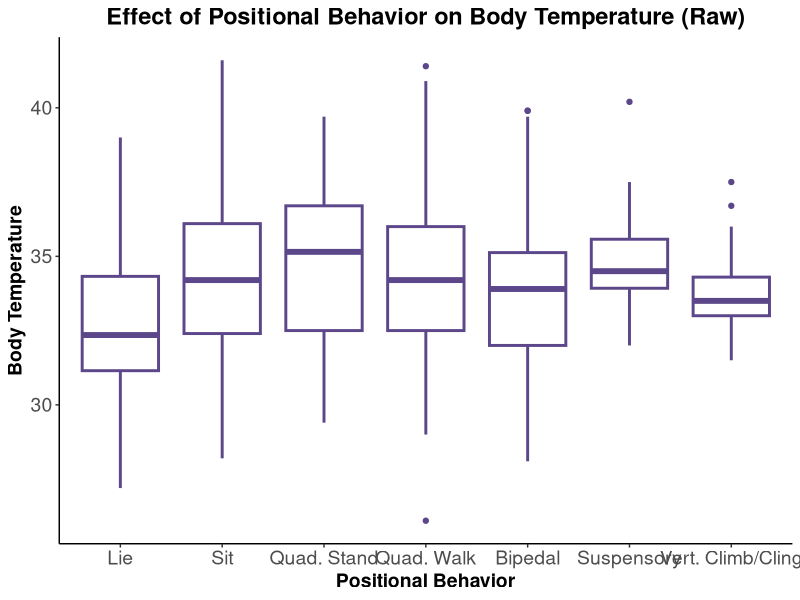
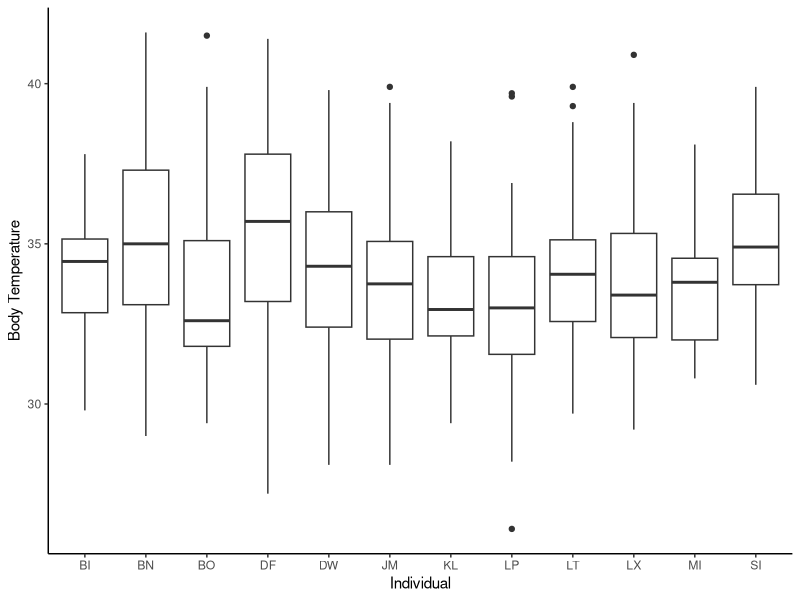
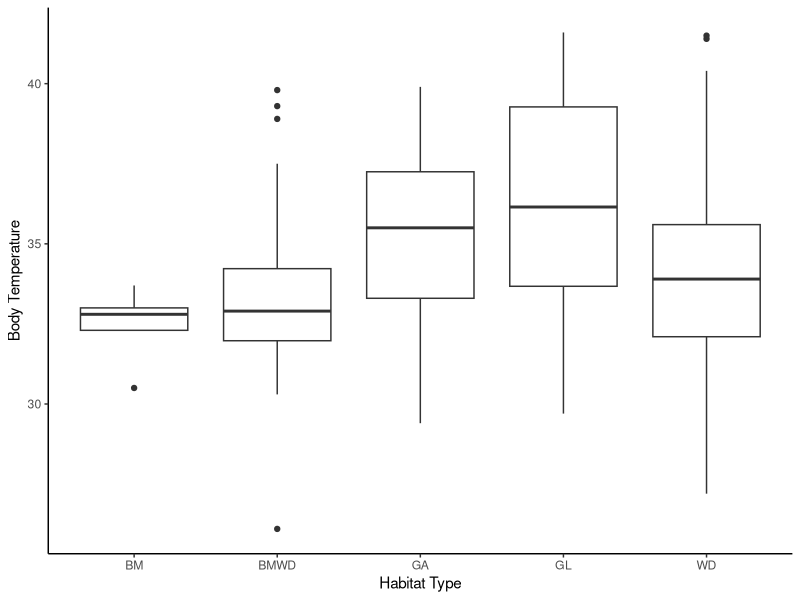
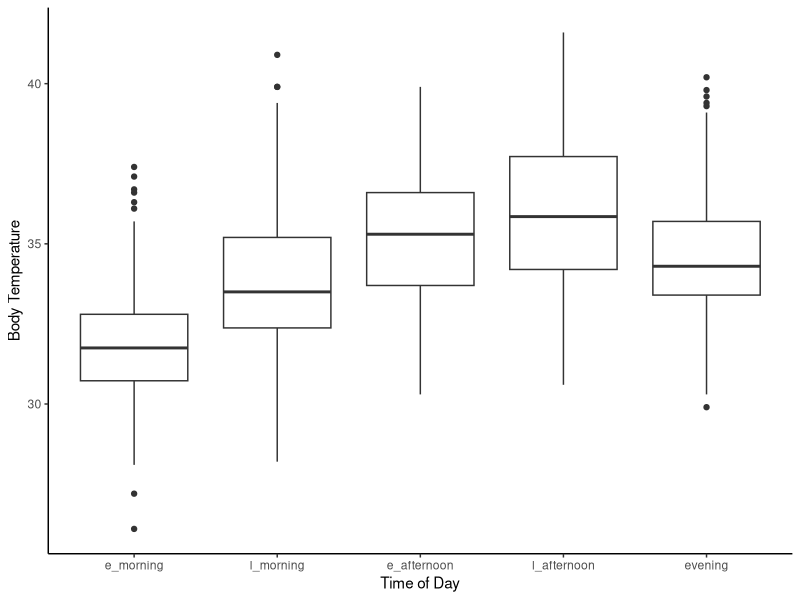
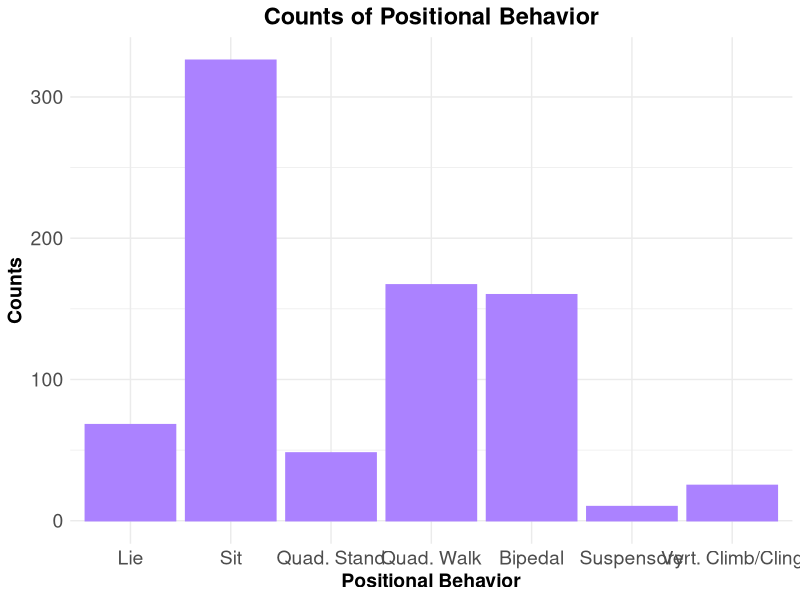
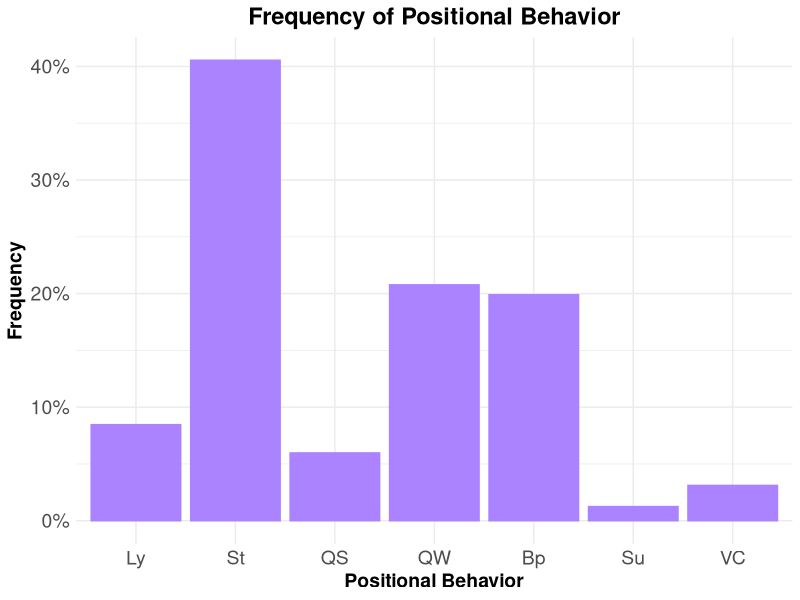
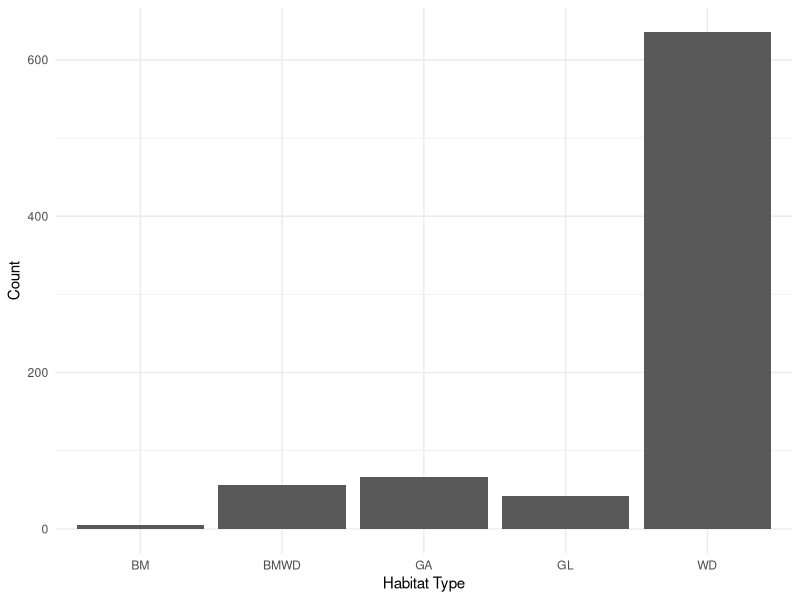
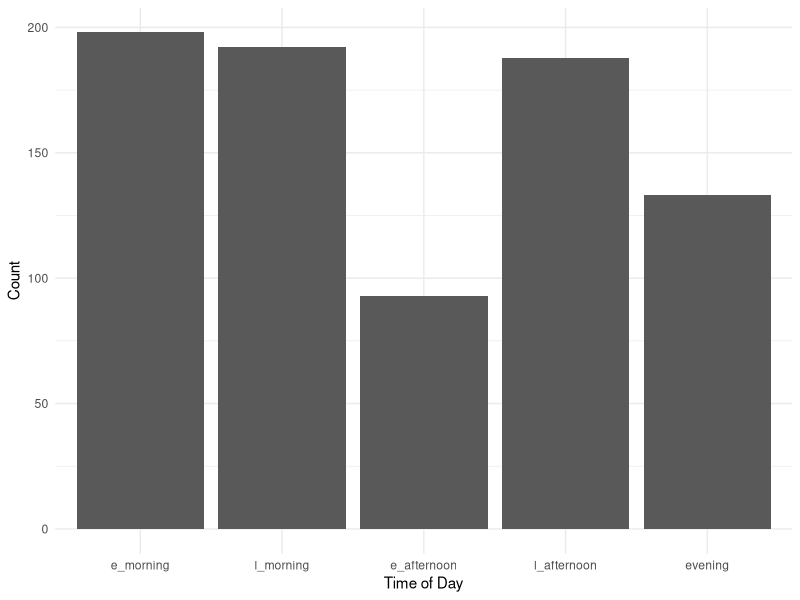

Generate these figures, in order, with R: (Note: this script raises an error after producing the figures.)
# load libraries
library(scales)
library(readr)
library(lubridate)
library(magrittr)
library(ggplot2)
library(car)
library(emmeans)
library(lme4)
library(ggthemes)
library(tidyverse) 
#library(plyr) #HSR note- if you need plyr, need to load it before tidyverse. But dplyr in tidyverse does everything plyr can do and more, so shoudln't need plyr. 

##read in data
prelim_tidy <- read_csv("_data/_tidy/prelim_data_tidycols.csv")
View(prelim_tidy)
nrow(prelim_tidy) #2873 rows

#Omit any missing values:
summary(is.na(prelim_tidy)) #looks like missing lots of therm data

prelim_temp<-na.omit(prelim_tidy)
View(prelim_temp)
nrow(prelim_temp) #810 rows; most rows were removed bc therm data missing. 

prelim_temp$therm_t[prelim_temp$therm_t >= 42] <- NA #remove therm values >42 because likely a temp sensor problem? 6 rows removed.  

prelim_temp<-na.omit(prelim_temp) #remove those rows with NA's
View(prelim_temp)
nrow(prelim_temp) #now 804 rows

#Combine positional behaviors into smaller categories
# suspensory = Cb, Br & QM
#bipedalism = BpS, BpW & Abp
#Sit = St & Sq
#Vertical climb and cling together
prelim_temp$pos_beh[prelim_temp$pos_beh == "Cb"] <- "Su"
prelim_temp$pos_beh[prelim_temp$pos_beh == "Br"] <- "Su"
prelim_temp$pos_beh[prelim_temp$pos_beh == "QM"] <- "Su"
prelim_temp$pos_beh[prelim_temp$pos_beh == "Vci"] <- "VC"
prelim_temp$pos_beh[prelim_temp$pos_beh == "Abp"] <- "Bp"
prelim_temp$pos_beh[prelim_temp$pos_beh == "BpS"] <- "Bp"
prelim_temp$pos_beh[prelim_temp$pos_beh == "BpW"] <- "Bp"
prelim_temp$pos_beh[prelim_temp$pos_beh == "Sq"] <- "St"

############
##re-order levels
prelim_temp$time_od <- factor(prelim_temp$time_od, levels = c("e_morning", "l_morning", "e_afternoon", "l_afternoon", "evening"))
prelim_temp$pos_beh <- factor(prelim_temp$pos_beh, levels = c("QS", "Ly", "St", "QW", "Bp", "Su", "VC"))

## Change to factor and numeric
factor_cols <- c("pos_beh","context", "substrate", "hab_type", "individual")
numeric_cols <- c("sun", "therm_t", "t_lo", "t_hi", "amb_t")

prelim_temp[factor_cols] <- lapply(prelim_temp[factor_cols], as.factor)

prelim_temp[numeric_cols] <- lapply(prelim_temp[numeric_cols], as.numeric)

str(prelim_temp)

##plotting
## Change levels for the plot 
prelim_temp$pos_beh <- factor(prelim_temp$pos_beh, levels = c("Ly","St", "QS", "QW", "Bp", "Su", "VC"))

pb_raw_plot <- ggplot(prelim_temp, aes(pos_beh, therm_t)) +
                  geom_boxplot(fill = "white", colour = "mediumpurple4", size = 1) + 
                  ggtitle("Effect of Positional Behavior on Body Temperature (Raw)") +
                  scale_x_discrete(name = "Positional Behavior", labels = c("Lie", "Sit", 
                                        "Quad. Stand", "Quad. Walk", "Bipedal", 
                                        "Suspensory", "Vert. Climb/Cling")) +
                  scale_y_continuous(name = "Body Temperature") +
                  theme_classic()+
                  theme(axis.text.x=element_text(size=14),
                  axis.text.y=element_text(size=14),
                  axis.title.y=element_text(size=14, face="bold"),
                  axis.title.x=element_text(size=14, face="bold"),
                  plot.title = element_text(hjust = 0.5, size=17, face="bold"))
  
pb_raw_plot

##save plot
ggsave("pb_raw_plot.pdf", width=10, height=6, units="in")

ggsave("pb_raw_plot.png", width=10, height=6, units="in")

#labels = c("Lie", "Sit", "Squat", "Quad. Stand", "Quad. Walk", "Bipedal", "Suspensory", "Vert. Climb/Cling"

ggplot(prelim_temp, aes(individual, therm_t)) +
  geom_boxplot() + 
  labs(x="Individual", y="Body Temperature") +
  theme_classic()

ggplot(prelim_temp, aes(hab_type, therm_t)) +
  geom_boxplot() + 
  labs(x="Habitat Type", y="Body Temperature") +
  theme_classic()

ggplot(prelim_temp, aes(time_od, therm_t)) +
  geom_boxplot() + 
  labs(x="Time of Day", y="Body Temperature") +
  theme_classic()

##counts
counts_pos_beh <- ggplot(prelim_temp, aes(pos_beh))+
                    geom_bar(stat="count", fill = "mediumpurple1", colour = "mediumpurple1") + 
                    ggtitle("Counts of Positional Behavior") +
                    scale_x_discrete(name = "Positional Behavior", 
                    labels = c("Lie", "Sit", "Quad. Stand", "Quad. Walk", 
                              "Bipedal", "Suspensory", "Vert. Climb/Cling")) +
                    scale_y_continuous(name = "Counts") +
                    theme_minimal()+
                    theme(axis.text.x=element_text(size=14),
                    axis.text.y=element_text(size=14),
                    axis.title.y=element_text(size=14, face="bold"),
                    axis.title.x=element_text(size=14, face="bold"),
                    plot.title = element_text(hjust = 0.5, size=17, face="bold"))
counts_pos_beh

##save plot
ggsave("counts_pos_beh.pdf", width=10, height=6, units="in")

ggsave("counts_pos_beh.png", width=10, height=6, units="in")

###Frequency plot of Pos_beh
freq_pos_beh <- ggplot(prelim_temp, aes(pos_beh))+
  geom_bar(aes(y = (..count..)/sum(..count..)), bins = 10, 
                 fill = "mediumpurple1", colour = "mediumpurple1")+
  ggtitle("Frequency of Positional Behavior") +
  scale_y_continuous(name = "Frequency", labels = percent)+
  scale_x_discrete(name = "Positional Behavior")+
  theme_minimal()+
  theme(axis.text.x=element_text(size=14),
        axis.text.y=element_text(size=14),
        axis.title.y=element_text(size=14, face="bold"),
        axis.title.x=element_text(size=14, face="bold"),
        plot.title = element_text(hjust = 0.5, size=17, face="bold"))

freq_pos_beh

### save plot ####
ggsave("freq_pos_beh.pdf", width=10, height=6, units="in")

ggsave("freq_pos_beh.png", width=10, height=6, units="in")

#####more count plots #####

ggplot(prelim_temp, aes(hab_type))+
  geom_bar(stat="count") + 
  labs(x="Habitat Type", y="Count")+
  theme_minimal()    ###can I combine bamboo with bamboo woodland?

ggplot(prelim_temp, aes(time_od))+
  geom_bar(stat="count") + 
  labs(x="Time of Day", y="Count")+
  theme_minimal()

ggplot(prelim_temp, aes(individual))+
  geom_bar(stat="count") + 
  labs(x="Individual", y="Count")+
  theme_minimal()

ggplot(prelim_temp, aes(sun))+
  geom_histogram()

ggplot(prelim_temp, aes(amb_t))+
  geom_histogram()

freq_therm_t <- ggplot(prelim_temp, aes(therm_t))+
                  geom_histogram(aes(y = (..count..)/sum(..count..)), bins = 10, 
                      fill = "mediumpurple1", colour = "mediumpurple1")+
                  ggtitle("Frequency of Chimpanzee Body Temperature") +
                  scale_y_continuous(name = "Frequency", labels = percent)+
                  scale_x_continuous(name = "Chimpanzee Body Temperature")+
                  theme_minimal()+
                  theme(axis.text.x=element_text(size=14),
                      axis.text.y=element_text(size=14),
                      axis.title.y=element_text(size=14, face="bold"),
                      axis.title.x=element_text(size=14, face="bold"),
                      plot.title = element_text(hjust = 0.5, size=17, face="bold"))

freq_therm_t

##save freq_therm_t plot
ggsave("freq_therm_t.pdf", width=10, height=6, units="in")

ggsave("freq_therm_t.png", width=10, height=6, units="in")

###model plotting
library(broom)

m1 <- lmer(therm_t ~ pos_beh + amb_t + sun + date + hab_type +
       (1|individual), data = prelim_temp)
summary(m1)
confint(m1)

##plotting model?
fitted_pb <- ggplot(fortify(m1), aes(pos_beh, therm_t)) +
              stat_summary(fun.data=mean_se, geom="pointrange") +
              stat_summary(aes(y=.fitted), fun.y=mean, geom="line")+
              scale_x_discrete(name = "Positional Behavior", 
                   labels = c("Lie", "Sit", "Quad. Stand", "Quad. Walk", 
                              "Bipedal", "Suspensory", "Vert. Climb/Cling")) +
              scale_y_continuous(name = "Body Temperature") +
              theme_minimal()+
              theme(axis.text.x=element_text(size=14),
                axis.text.y=element_text(size=14),
                axis.title.y=element_text(size=14, face="bold"),
                axis.title.x=element_text(size=14, face="bold"))
fitted_pb

##save plot
ggsave("fitted_pb.pdf", width=10, height=6, units="in")

ggsave("fitted_pb.png", width=10, height=6, units="in")

#predict(m1, preddata)

#m1_res <- tidy(coef(summary(m1)) ) 
#ggplot(m1_res, aes(pos_beh, therm_t)) +
  #geom_point()

ggplot(prelim_temp, aes(pos_beh, therm_t)) + 
  geom_point(size = 3) +
  geom_point(aes(y=predict(m1)), size = 1)


#change levels for the plot
prelim_temp$pos_beh <- factor(prelim_temp$pos_beh, levels = c("Ly","St", "Sq", "QS", "QW", "Bp", "Su", "VC"))

pred_v_obs <- ggplot(prelim_temp, aes(pos_beh, therm_t)) + 
              geom_point(size = 3, colour = "blue") + #shows raw data
              geom_boxplot(colour="blue")+ #shows raw data
              geom_boxplot(aes(y=predict(m1)), size = 1, colour = "red") + #shows model predictions
              scale_x_discrete(name = "Positional Behavior", labels = c("Lie", "Sit", 
                                      "Squat", "Quad. Stand", "Quad. Walk", "Bipedal", 
                                      "Suspensory", "Vert. Climb/Cling")) +
              scale_y_continuous(name = "Body Temperature") +
              theme_classic()

pred_v_obs
#hsr: what this tells me is that the model predictions are pretty close to the raw data. (red and blue boxplots are similar). You can plot just the raw data and see the pattern, if you'd like. 

##save plot for reference
ggsave("pred_v_obs.pdf", width=10, height=6, units="in")

ggsave("pred_v_obs.png", width=10, height=6, units="in")

###################
##change levels back
prelim_temp$pos_beh <- factor(prelim_temp$pos_beh, levels = c("QS", "Ly", "Sq", "St", "QW", "Bp", "Su", "VC"))

##tried another thing and it didn't work...
#newdat <- expand.grid(pos_beh=unique(prelim_temp$pos_beh), 
                      #time_od=unique(prelim_temp$time_od),
                      #sun=c(min(prelim_temp$sun),
                       #     max(prelim_temp$sun)),
                      #date=date(prelim_temp$date),
                      #hab_type=unique(prelim_temp$hab_type))
                      
#ggplot(prelim_temp, aes(x=pos_beh, y=therm_t)) +
 # geom_point(size=3) +
  #geom_line(data=newdat, aes(y=predict(m1, level=0, newdata=newdat), size="Positional Behavior")) +
  #scale_size_manual(name="Predictions", values=c("Positional Behavior"=3)) +
  #theme_classic() 

## Create dataframe to predict over
##attempting to follow tutorial but got too confused....
preddata <- with(prelim_temp, expand.grid(pos_beh = levels(pos_beh), time_od = levels(time_od), sun = c(0,50,100), date = c("2018-06-28", "2018-06-06", "2018-07-16"), hab_type = c("WD", "WG", "GL"), individual = c("DW","JM", "LT")))

factor_cols <- c("pos_beh", "hab_type", "individual")
numeric_cols <- c("sun", "amb_t")

preddata[factor_cols] <- lapply(preddata[factor_cols], as.factor)
preddata[numeric_cols] <- lapply(preddata[numeric_cols], as.numeric)

preddata$date <- as.Date(preddata$date)

str(preddata)

########
mm <- model.matrix(~pos_beh + amb_t + sun + date + hab_type, data=preddata)

###won't work because I don't have 2 or more levels per factor

pframe2 <- data.frame(preddata,eta=mm%*%fixef(m1))
pframe2 <- with(pframe2,data.frame(pframe2,prop=eta))
pvar1 <- diag(mm %*% tcrossprod(vcov(m1),mm))
tvar1 <- pvar1+VarCorr(m1)$individual
pframe2 <- data.frame(
  pframe2
  , plo = pframe2$eta-2*sqrt(pvar1)
  , phi = pframe2$eta+2*sqrt(pvar1)
  , tlo = pframe2$eta-2*sqrt(tvar1)
  , thi = pframe2$eta+2*sqrt(tvar1)
)


#### habitat type plot ####
###combine bamboo and bamboo woodland
prelim_temp$hab_type[prelim_temp$hab_type == "BMWD"] <- "BM"

#reorder levels
prelim_temp$hab_type <- factor(prelim_temp$hab_type, levels = c("WD", "GL", "GA", "BM"))


#plot
counts_hab_type <- ggplot(prelim_temp, aes(hab_type))+
  geom_bar(stat="count", fill = "mediumpurple1", colour = "mediumpurple1") + 
  ggtitle("Counts of Habitat Type") +
  scale_x_discrete(name = "Habitat Type", 
                   labels = c("Woodland", "Grassland", "Gallery Forest", "Bamboo Woodland")) +
  scale_y_continuous(name = "Counts") +
  theme_minimal()+
  theme(axis.text.x=element_text(size=14),
        axis.text.y=element_text(size=14),
        axis.title.y=element_text(size=14, face="bold"),
        axis.title.x=element_text(size=14, face="bold"),
        plot.title = element_text(hjust = 0.5, size=17, face="bold"))

counts_hab_type

##save plot
ggsave("counts_hab_type.pdf", width=10, height=6, units="in")

ggsave("counts_hab_type.png", width=10, height=6, units="in")
